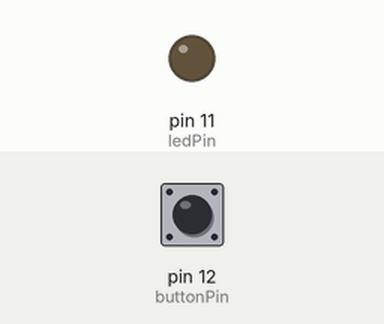
Recording of a sketch running on a simulated Arduino Uno, built with avr-gcc and run on an emulated ATmega328P. Shown: output pins drawn as LEDs (lit = HIGH). Inputs (shaded band) come from the test bench; at power-on: pin 12 (buttonPin) LOW.

Above: at 1.2 s.
1.3 s: pin 12 (buttonPin) pulled HIGH for 0.25 s
At 1.5 s:
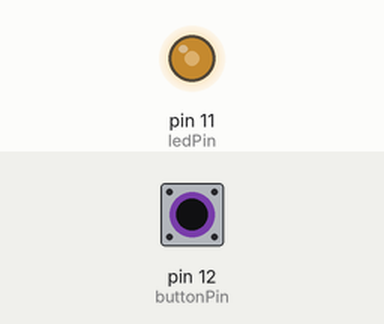
3.1 s: pin 12 (buttonPin) pulled HIGH for 3.2 s
At 7.2 s:
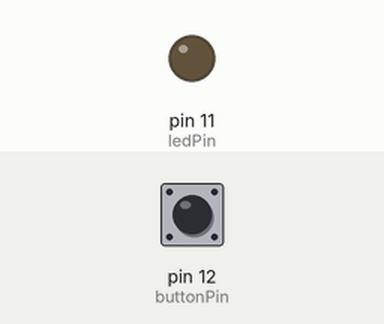
7.9 s: pin 12 (buttonPin) driven HIGH
At 8.5 s:
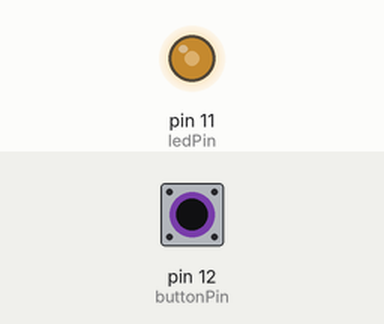
10.9 s: pin 12 (buttonPin) driven LOW
Timing chart, 0 to 13.5 s (numbered marks = the images above; inputs shaded):
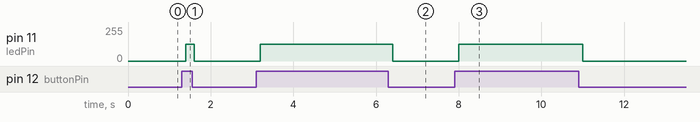

Measured:
- after the input at 1.3 s, pin 11 (ledPin): 0/255 → 127/255 after 0.10 s, → 0/255 0.20 s later
- after the input at 3.1 s, pin 11 (ledPin): 0/255 → 127/255 after 0.10 s, → 0/255 3.2 s later
- after the input at 7.9 s, pin 11 (ledPin): 0/255 → 127/255 after 0.10 s

The sketch:

Button.ino
```cpp
const int buttonPin = 12;     // the number of the pushbutton pin
const int ledPin =  11;      // the number of the LED pin


int buttonState = 0;         // variable for reading the pushbutton status
int amp=127;
int timee=0;
void setup() {
  // initialize the LED pin as an output:
  pinMode(ledPin, OUTPUT);
  // initialize the pushbutton pin as an input:
  pinMode(buttonPin, INPUT);
}

void loop() {
  buttonState = digitalRead(buttonPin);
  if(buttonState == HIGH && timee<15 && amp<=255) //if the button is pused for more than 3 seconds
    {
      analogWrite(ledPin, amp);
    }
  else if (buttonState == HIGH && timee>15 && amp<=255) //if the button is pused for more than 3 seconds
  {
    analogWrite(ledPin, amp);
    amp=amp+16;//the led will keep increasing fr three seconds
  }
  else if(amp>255 && buttonState == HIGH)//if we reached the maximum the led will shut down
  {
    analogWrite(ledPin, 0);
  }
  else if(buttonState == LOW)
  {
    analogWrite(ledPin, 0);
    timee=0;
    amp=127;

  }
  timee=timee+1;
  delay(200);
}
```
